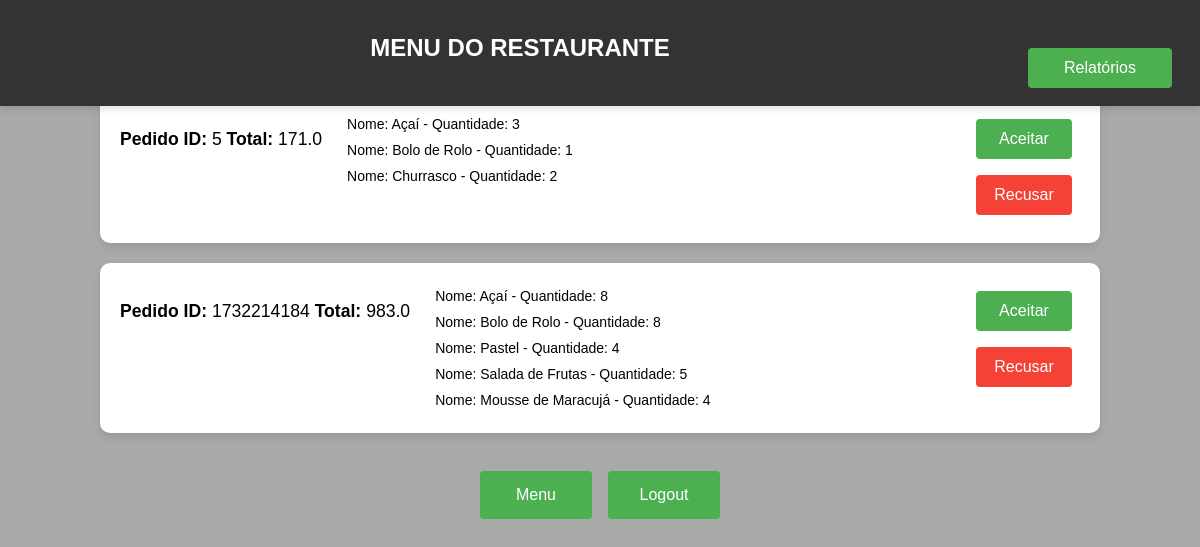
The page /pedidos (signed in) on the database as committed earlier.
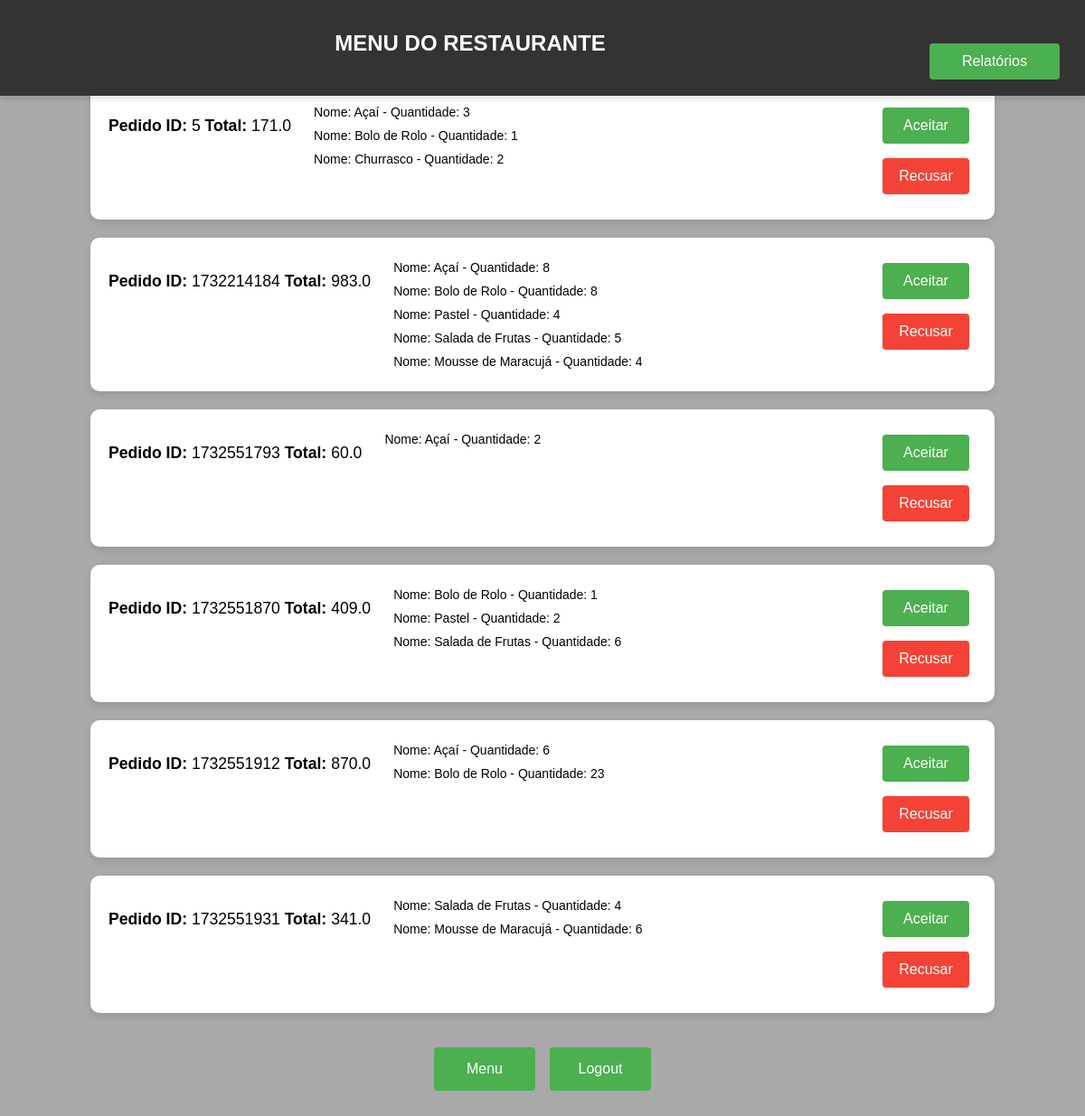
The same page on the database as committed later.
### tables this page shows
CREATE TABLE pedido (
                        id INTEGER PRIMARY KEY AUTOINCREMENT,
                        usuario TEXT NOT NULL,
                        id_restaurante INTEGER NOT NULL,
                        id_produto INTEGER NOT NULL,
                        quantidade INTEGER NOT NULL,
                        preco INTEGER NOT NULL,
                        total FLOAT NOT NULL,
                        id_pedido INTEGER NOT NULL,
                        status TEXT DEFAULT 'criado',
                        FOREIGN KEY (usuario) REFERENCES usuario(nome),
                        FOREIGN KEY (id_restaurante) REFERENCES restaurante(id),
                        FOREIGN KEY (id_produto) REFERENCES produto(id)
                    );

CREATE TABLE produto (
                        id INTEGER PRIMARY KEY AUTOINCREMENT,
                        nome TEXT NOT NULL,
                        preco FLOAT NOT NULL,
                        id_restaurante INTEGER NOT NULL,
                        FOREIGN KEY (id_restaurante) REFERENCES restaurante(id) 
                    );

### flaskServer.py (the view)
@flask_app.route('/pedidos')
def pedidos():
    restaurante = Singleton().get_current_restaurant_flask()
    admin = Singleton().get_current_admin()
    if restaurante:
        p_pedidos = my_db.get_pedido_id(restaurante.pk)
        pedidos_info = []  # Lista para armazenar informações agrupadas de pedidos
        for pedido_id in p_pedidos:
            pedido_id = pedido_id[0]  # Extrai o ID do pedido
            total = my_db.get_pedido_total(pedido_id)  # pega o total do pedido
            status = my_db.get_pedido_status_by_pedido(pedido_id)
            products = my_db.get_product_name(pedido_id)  # Obtém os produtos do pedido atual
            products_info = []  # Lista para os produtos desse pedido
            for product in products:
                nome = product[0]
                quantidade = product[1]
                products_info.append({'nome': nome, 'quantidade': quantidade})
            pedidos_info.append({'id_pedido': pedido_id,'total': total,'status': status,'product_info': products_info})
        return render_template('pedidos.html', pedidos=pedidos_info, is_admin=False, logged_in=True)
    elif admin:
        return render_template('pedidos.html', pedidos=[], is_admin=True, logged_in=True)
    else:
        return render_template('pedidos.html', pedidos=[], is_admin=False, logged_in=False)

### database/db.py (called while the page is built)
    def get_pedido_id(self, id_restaurante: int):
        cur = self.connection.cursor()
        cur.execute('''
                        SELECT DISTINCT p.id_pedido
                        FROM pedido p
                        WHERE p.status NOT IN ('recusado', 'entregue') AND id_restaurante = ?
                        ''', (id_restaurante,))
        records = cur.fetchall()
        return records

    def get_product_name(self, id_pedido: int):
        cur = self.connection.cursor()
        cur.execute('''
                    SELECT pd.nome, p.quantidade, p.id_pedido
                    FROM pedido p
                    LEFT JOIN produto pd ON p.id_produto = pd.id
                    WHERE p.id_pedido = ?
        ''', (id_pedido,))
        records = cur.fetchall()
        return records

    def get_pedido_total(self, id_pedido: int):
        cur = self.connection.cursor()
        cur.execute('''
                    SELECT ROUND(SUM(p.total), 0)
                    FROM pedido p
                    WHERE id_pedido = ?
                    GROUP BY p.id_pedido
        ''', (id_pedido,))
        record = cur.fetchone()
        return record[0]

    def get_pedido_status_by_pedido(self, id_pedido: int):
        cur = self.connection.cursor()
        cur.execute('''
                    SELECT DISTINCT p.status
                    FROM pedido p
                    WHERE id_pedido = ?
        ''', (id_pedido,))
        record = cur.fetchone()
        return record[0] if record else None

### utils/singleton.py (called while the page is built, shortened)
    def __new__(cls):
        return cls._instance

    def get_current_restaurant_flask(self):
        return self.current_restaurant_flask

    def get_current_admin(self):
        return self.current_admin

### templates/pedidos.html (shortened to what this page needs)
<!DOCTYPE html>
<html lang="pt-br">
<head>
    <link rel="stylesheet" href="{{ url_for('static', filename='css/pedidos.css') }}"/>
</head>
<body>
    {% if not logged_in %}
     <div class="login-container">
        <h2 class="title">Você não está logado</h2>
        <a href="{{ url_for('index') }}" class="link-index">
            <button class="index-button"> Menu </button>
        </a>
     </div>
    {% else %}
        <div class="appbar">
            <div class="appbar-title">
                <p>Menu do Restaurante</p>
            </div>
            <a href="{{ url_for('relatorios_restaurante') }}" class="link-relatorios_restaurante">
                <button class="relatorios-button">Relatórios</button>
            </a>
        </div>
        <div class="container">
            <ul class="pedido-lista">
                {% for pedido in pedidos %}
                <li class="pedido-item">
                    <div class="pedido-actions">
                        <p>
                            <strong>Pedido ID:</strong> {{ pedido.id_pedido }}
                            <strong>Total:</strong> {{ pedido.total }}
                        </p>
                        <ul>
                            {% for product in pedido.product_info %}
                            <li>
                                Nome: {{ product.nome }} - Quantidade: {{ product.quantidade }}
                            </li>
                            {% endfor %}
                        </ul>
                    </div>
                    {% if pedido.status == 'criado' %}
                    <div>
                        <form action="{{ url_for('alterar_status', pedido_id=pedido.id_pedido, novo_status='aceito') }}" method="post">
                            <button type="submit" class="accept-button">Aceitar</button>
                        </form>
                        <form action="{{ url_for('alterar_status', pedido_id=pedido.id_pedido, novo_status='recusado') }}" method="post">
                            <button type="submit" class="reject-button">Recusar</button>
                        </form>
                    </div>
                    {% elif pedido.status == 'aceito' %}
                    <div>
                        <form action="{{ url_for('alterar_status', pedido_id=pedido.id_pedido, novo_status='saiu_para_entrega') }}" method="post">
                            <button type="submit" class="accept-button">Saiu para entrega</button>
                        </form>
                    </div>
                    {% elif pedido.status == 'saiu para entrega' %}
                    <div>
                        <form action="{{ url_for('alterar_status', pedido_id=pedido.id_pedido, novo_status='entregue') }}" method="post">
                            <button type="submit" class="accept-button">Entregue</button>
                        </form>
                    </div>
                    {% endif %}
                </li>
                {% endfor %}
            </ul>
            <div class="buttons">
                <a href="{{ url_for('index') }}" class="link-index">
                    <button class="index-button"> Menu </button>
                </a>
                <a href="{{ url_for('logout') }}" class="link-index">
                    <button class="index-button"> Logout </button>
                </a>
            </div>
        </div>
    {% endif %}
</body>
</html>

### static/css/pedidos.css (style rules this page uses)
body { font-family: Arial, sans-serif; background-color: darkgray; display: flex; justify-content: center; align-items: center; overflow-y: auto; }
.appbar { width: 100%; background-color: #333; padding: 10px 20px; display: flex; justify-content: flex-end; box-shadow: 0 4px 6px rgba(0, 0, 0, 0.1); position: fixed; top: 0; left: 0; z-index: 1000; box-sizing: border-box; }
.appbar-title { flex-grow: 1; text-align: center; color: white; font-size: 1.5rem; font-weight: bold; text-transform: uppercase; }
.container { display: flex; justify-content: center; align-items: center; flex-direction: column; margin: 2rem; margin-top: 5%; padding: 1.5rem; }
.pedido-lista { margin: 0; padding: 0; list-style: none; display: flex; flex-direction: column; gap: 20px; }
.pedido-item { background-color: #ffffff; border-radius: 10px; box-shadow: 0 4px 8px rgba(0, 0, 0, 0.1); padding: 20px; width: 80vw; text-align: left; font-size: 1.1rem; transition: transform 0.2s ease, box-shadow 0.2s ease; }
.pedido-actions { display: flex; gap: 10px; justify-content: space-between; }
ul { list-style: none; padding-left: 15px; margin: 0; }
ul li { display: flex; justify-content: space-between; font-size: 14px; padding: 5px 0; }
.accept-button, .reject-button { width: 6rem; height: 2.5rem; padding: 0.5rem; margin: 0.5rem; background-color: #4CAF50; color: white; border: none; border-radius: 4px; font-size: 1rem; cursor: pointer; }
.reject-button { background-color: #f44336; }
a { margin-top: 30px; color: #007BFF; text-decoration: none; }
.index-button { width: 7rem; height: 3rem; padding: 0.8rem; margin: 0.5rem; background-color: #4CAF50; color: white; border: none; border-radius: 4px; font-size: 1rem; cursor: pointer; }
.relatorios-button { width: 9rem; height: 2.5rem; padding: 0.5rem; margin: 0.5rem; background-color: #4CAF50; color: white; border: none; border-radius: 4px; font-size: 1rem; cursor: pointer; }
.buttons { display: flex; justify-content: center; align-items: center; flex-direction: row; }

Rows that differ between the two databases and show on the page:
added pedido: nome "Açaí", quantidade "2", shown under "1732551793"
added pedido: nome "Bolo de Rolo", quantidade "1", shown under "1732551870"
added pedido: nome "Pastel", quantidade "2", shown under "1732551870"
added pedido: nome "Salada de Frutas", quantidade "6", shown under "1732551870"
added pedido: nome "Açaí", quantidade "6", shown under "1732551912"
added pedido: nome "Bolo de Rolo", quantidade "23", shown under "1732551912"
added pedido: nome "Salada de Frutas", quantidade "4", shown under "1732551931"
added pedido: nome "Mousse de Maracujá", quantidade "6", shown under "1732551931"
Other text that changed with them:
new list line: "Pedido ID: 1732551793 Total: 60.0 Aceitar Recusar"
new list line: "Pedido ID: 1732551870 Total: 409.0 Aceitar Recusar"
new list line: "Pedido ID: 1732551912 Total: 870.0 Aceitar Recusar"
new list line: "Pedido ID: 1732551931 Total: 341.0 Aceitar Recusar"
